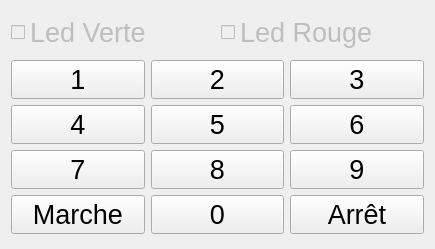
<?xml version="1.0" encoding="UTF-8"?>
<ui version="4.0">
 <class>Clavier</class>
 <widget class="QWidget" name="Clavier">
  <property name="geometry">
   <rect>
    <x>0</x>
    <y>0</y>
    <width>435</width>
    <height>249</height>
   </rect>
  </property>
  <property name="font">
   <font>
    <pointsize>20</pointsize>
   </font>
  </property>
  <property name="windowTitle">
   <string>Centrale d'alarme</string>
  </property>
  <layout class="QGridLayout" name="gridLayout">
   <item row="0" column="0">
    <layout class="QHBoxLayout" name="horizontalLayout">
     <item>
      <widget class="QCheckBox" name="checkBoxLedVerte">
       <property name="enabled">
        <bool>false</bool>
       </property>
       <property name="text">
        <string>Led Verte</string>
       </property>
      </widget>
     </item>
     <item>
      <widget class="QCheckBox" name="checkBoxLedRouge">
       <property name="enabled">
        <bool>false</bool>
       </property>
       <property name="text">
        <string>Led Rouge</string>
       </property>
      </widget>
     </item>
    </layout>
   </item>
   <item row="1" column="0">
    <layout class="QGridLayout" name="gridLayout_2">
     <item row="5" column="2">
      <widget class="QPushButton" name="pushButtonArret">
       <property name="text">
        <string>Arrêt</string>
       </property>
      </widget>
     </item>
     <item row="5" column="0">
      <widget class="QPushButton" name="pushButtonMarche">
       <property name="text">
        <string>Marche</string>
       </property>
      </widget>
     </item>
     <item row="3" column="0">
      <widget class="QPushButton" name="pushButton_4">
       <property name="text">
        <string>4</string>
       </property>
      </widget>
     </item>
     <item row="3" column="1">
      <widget class="QPushButton" name="pushButton_5">
       <property name="text">
        <string>5</string>
       </property>
      </widget>
     </item>
     <item row="1" column="0">
      <widget class="QPushButton" name="pushButton_1">
       <property name="text">
        <string>1</string>
       </property>
      </widget>
     </item>
     <item row="1" column="1">
      <widget class="QPushButton" name="pushButton_2">
       <property name="text">
        <string>2</string>
       </property>
      </widget>
     </item>
     <item row="4" column="0">
      <widget class="QPushButton" name="pushButton_7">
       <property name="text">
        <string>7</string>
       </property>
      </widget>
     </item>
     <item row="5" column="1">
      <widget class="QPushButton" name="pushButton_0">
       <property name="text">
        <string>0</string>
       </property>
      </widget>
     </item>
     <item row="3" column="2">
      <widget class="QPushButton" name="pushButton_6">
       <property name="text">
        <string>6</string>
       </property>
      </widget>
     </item>
     <item row="4" column="1">
      <widget class="QPushButton" name="pushButton_8">
       <property name="text">
        <string>8</string>
       </property>
      </widget>
     </item>
     <item row="4" column="2">
      <widget class="QPushButton" name="pushButton_9">
       <property name="text">
        <string>9</string>
       </property>
      </widget>
     </item>
     <item row="1" column="2">
      <widget class="QPushButton" name="pushButton_3">
       <property name="text">
        <string>3</string>
       </property>
      </widget>
     </item>
    </layout>
   </item>
  </layout>
 </widget>
 <resources/>
 <connections/>
</ui>
